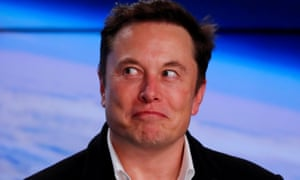
#> input picture Python/Computer_Vision_1/Week1/musk.jpg, 300 x 180 px
$ python Image_Annotation.py
#> lines starting #> are read from the running program, lines starting #| are printed output that depends on the picture; after the words box and inside, x2 and y2 are one past the last pixel; in counts of white or black regions, pixels touching at a corner belong together
# Import libraries
import cv2

red = (0, 0, 255)
cyanish = (255, 255, 0)
green = (0, 255, 0)
blue = (255, 0, 0)

# In this training exercise, elon will be annotated with a line, circle, rectangle, elipse and text
elon = cv2.imread("musk.jpg")
#> elon is the input picture: shape (180, 300, 3); mean B, G, R 149.7, 101.5, 99.6
elonAnnotated = elon.copy()

# Draw Line
cv2.line(elonAnnotated, pt1=(10, 20), pt2=(70, 60), color=red, lineType=cv2.LINE_AA)
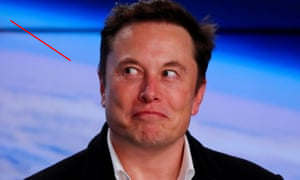
#> elonAnnotated: shape (180, 300, 3); 0.34% of pixels changed, all inside (x1, y1, x2, y2) = (10, 19, 72, 62)

# Draw Circle
cv2.circle(elonAnnotated, center=(171, 73), radius=10, color=cyanish, lineType=cv2.LINE_AA)
cv2.circle(elonAnnotated, center=(130, 73), radius=10, color=cyanish, thickness=-1, lineType=cv2.LINE_AA)

# Draw Ellipse
cv2.ellipse(elonAnnotated, center=(150, 80), axes=(80, 50), angle=45, startAngle=0, endAngle=360,
            color=green, thickness=2, lineType=cv2.LINE_AA)
cv2.ellipse(elonAnnotated, center=(150, 80), axes=(80, 50), angle=135, startAngle=0, endAngle=360,
            color=blue, thickness=2, lineType=cv2.LINE_AA)

# Draw Rectangle
cv2.rectangle(elonAnnotated, pt1=(100, 20), pt2=(200, 150), color=red, thickness=2, lineType=cv2.LINE_AA)

# Draw Text
cv2.putText(elonAnnotated, text="Elon OP", org=(0, 170),
            fontFace=cv2.FONT_HERSHEY_SIMPLEX, fontScale=1, color=(255, 255, 255), lineType=cv2.LINE_AA)
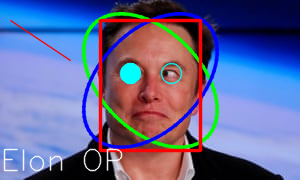
#> elonAnnotated: shape (180, 300, 3); mean B, G, R 149.3, 103.4, 99.8

cv2.imshow("Annotations", elonAnnotated)
cv2.waitKey(0)
